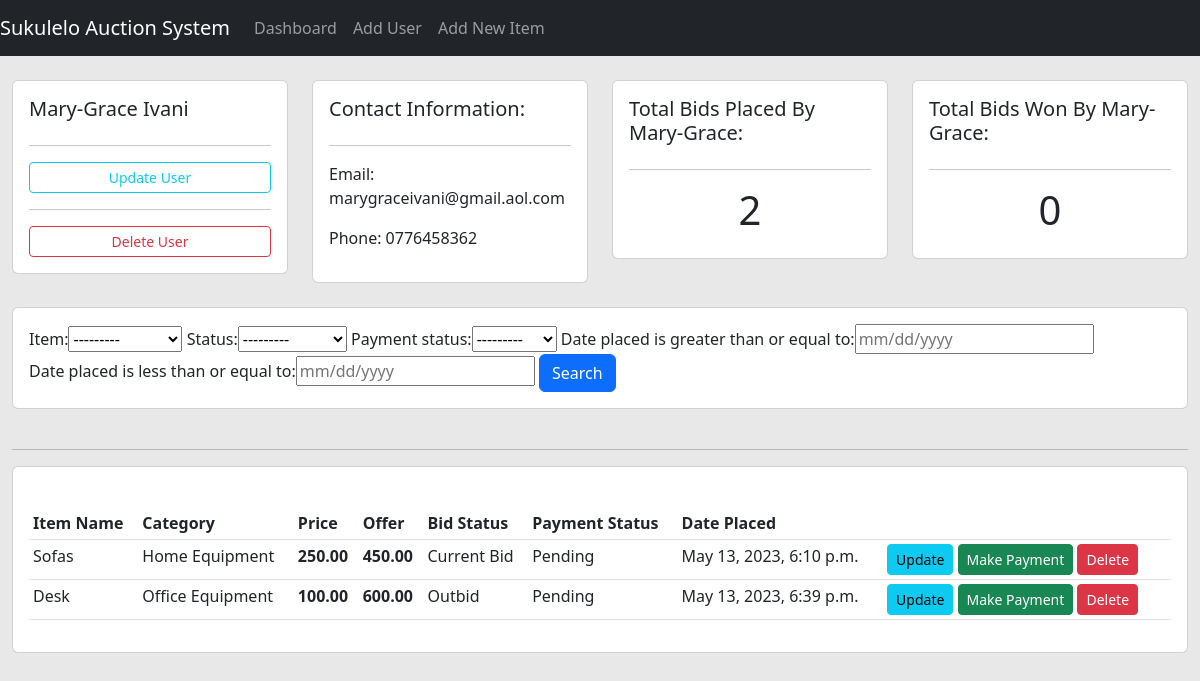
The page /view_user/3/ on the database its author committed.
### auction/models.py (models this page shows, shortened)
class Person(models.Model):
    first_name = models.CharField(max_length=30, null=False, blank=False)
    last_name = models.CharField(max_length=30, null=False, blank=False)
    email = models.EmailField(max_length=30, null=True, blank=True)
    phone = models.CharField(max_length=13, null=False, blank=False)
    date_created = models.DateTimeField(auto_now_add=True)

class Bid(models.Model):
    Status = (
        ('Won Bid', 'Won Bid'),
        ('Current Bid', 'Current Bid'),
        ('Outbid', 'Outbid'),
        ('Lost Bid', 'Lost Bid'),
    )
    STATUS_CHOICES = (
        ('Pending', 'Pending'),
        ('Paid', 'Paid'),
    )
    user = models.ForeignKey(Person, null=True, on_delete=models.SET_NULL, related_name='bids')
    item = models.ForeignKey(Item, null=True, on_delete=models.SET_NULL, related_name='auction_item')
    offer = models.DecimalField(max_digits=20, decimal_places=2)
    status = models.CharField(max_length=50, null=False, blank=False, choices=Status, default='Current Bid')
    payment_status = models.CharField(max_length=50, choices=STATUS_CHOICES, default='Pending')
    date_placed = models.DateTimeField(auto_now_add=True)

class Item(models.Model):
    CATEGORY = (
        ('Home Equipment', 'Home Equipment'),
        ('Office Equipment', 'Office Equipment'),
        ('Cars', 'Cars'),
        ('Clothes', 'Clothes'),
    )
    name = models.CharField(max_length=20, null=False, blank=False)
    category = models.CharField(max_length=50, null=False, blank=False, choices=CATEGORY)
    price = models.DecimalField(max_digits=20, decimal_places=2)
    description = models.TextField()
    date_added = models.DateTimeField(auto_now_add=True)
    def __str__(self):
        return "%s " % (self.name)

### auction/views.py (the view)
# urls.py: path('view_user/<int:id>', views.view_user, name='view_user'),
def view_user(request, id):
    user = Person.objects.get(id=id)
    bid = user.bids.all()
    bid_count = bid.count()
    paid_bids = user.bids.filter(payment_status='Paid').count()
    myFilter = BidFilter(request.GET, queryset=bid)
    bid = myFilter.qs
    context = {'user': user, 'bid': bid, 'bid_count': bid_count, 'myFilter': myFilter, 'paid_bids': paid_bids}
    return render(request, 'auction/user.html', context)

### auction/templates/auction/user.html (shortened to what this page needs)
{% extends 'auction/main.html' %}
{% block content %}
<br>
<div class="row">
    <div class="col-md">
        <div class="card card-body">
            <h5>{{user.first_name}} {{user.last_name}}</h5>
            <hr>
            <a class="btn btn-outline-info  btn-sm btn-block" href="{% url 'update_user' user.id %}">Update User</a>
            <hr>
            <a onclick="checker2()" class="btn btn-outline-danger  btn-sm btn-block" href="{% url 'delete_user' user.id %}">Delete User</a>
        </div>
    </div>
    <div class="col-md">
        <div class="card card-body">
            <h5>Contact Information:</h5>
            <hr>
            <p>Email: {{user.email}} </p>
            <p>Phone: {{user.phone}}</p>
        </div>
    </div>
    <div class="col-md">
        <div class="card card-body">
            <h5>Total Bids Placed By {{user.first_name}}:</h5>
            <hr>
            <h1 style="text-align: center;padding: 10 px">{{bid_count}}</h1>
        </div>
    </div>
    <div class="col-md">
        <div class="card card-body">
            <h5>Total Bids Won By {{user.first_name}}:</h5>
            <hr>
            <h1 style="text-align: center;padding: 10 px">{{paid_bids}}</h1>
        </div>
    </div>
</div>
<br>
<div class="row">
    <div class="col">
        <div class="card card-body">
            <form method="get">
                {{myFilter.form}}
                <button type="submit" class="btn btn-primary">Search</button>
            </form>
        </div>
    </div>
</div>
<br>
    <div class="col-md">
        <hr>
        <div class="card card-body">
            <br>
            <table class="table table-hover table-sm">
                <tr class="bg-warning">
                    <th>Item Name</th>
                    <th>Category</th>
                    <th>Price</th>
                    <th>Offer</th>
                    <th>Bid Status</th>
                    <th>Payment Status</th>
                    <th>Date Placed</th>
                    <th></th>
                </tr>
                {% for bid in bid %}
                <tr>
                    <td>{{bid.item}}</td>
                    <td>{{bid.item.category }}</td>
                    <td><strong>{{bid.item.price}}</strong></td>
                    <td><strong>{{bid.offer}}</strong></td>
                    <td>{{bid.status}}</td>
                    <td>{{bid.payment_status}}</td>
                    <td>{{bid.date_placed}}</td>
                    <td>
                        <a class="btn btn-sm btn-info" href="{% url 'update_bid' bid.id %}">Update</a>
                        <a onclick="displayMessages()" class="btn btn-sm btn-success" href="{% url 'make_payment' bid.id %}">Make Payment</a>
                        <a onclick="checker()" class="btn btn-sm btn-danger" href="{% url 'delete_bid' bid.id %}">Delete</a>
                    </td>
                 </tr>
                 {% endfor %}
            </table>
        </div>
    </div>
</div>
{% endblock %}

### auction/templates/auction/main.html (style rules this page uses)
body { background-color: #e8e8e8; }

### rows shown on the page
Person: first_name "Mary-Grace", last_name "Ivani", email "marygraceivani@gmail.aol.com", phone "0776458362"
Bid: item "Sofas", item.category "Home Equipment", item.price "250.00", offer "450.00", status "Current Bid", payment_status "Pending", date_placed "May 13, 2023, 6:10 p.m."
Bid: item "Desk", item.category "Office Equipment", item.price "100.00", offer "600.00", status "Outbid", payment_status "Pending", date_placed "May 13, 2023, 6:39 p.m."

### other values the page prints
{{ bid_count }} "2"
{{ paid_bids }} "0"
